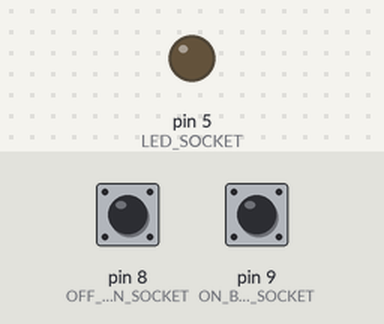
A sketch run on a simulated Arduino Uno, built with avr-gcc and run on an emulated ATmega328P. On the bench: output pins drawn as LEDs (lit = HIGH). Inputs (shaded band) come from the test bench; at power-on: pin 9 (ON_BUTTON_SOCKET) HIGH, pin 8 (OFF_BUTTON_SOCKET) HIGH.

Above: at 1.2 s.
1.3 s: pin 9 (ON_BUTTON_SOCKET) pulled LOW for 0.15 s
At 1.9 s:
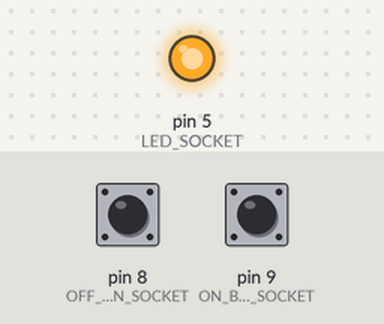
2.9 s: pin 8 (OFF_BUTTON_SOCKET) pulled LOW for 0.15 s
At 4.1 s:
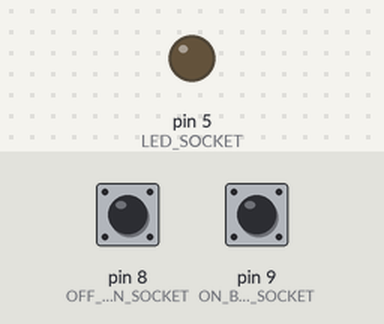
4.5 s: pin 9 (ON_BUTTON_SOCKET) pulled LOW for 1 s
At 5.5 s:
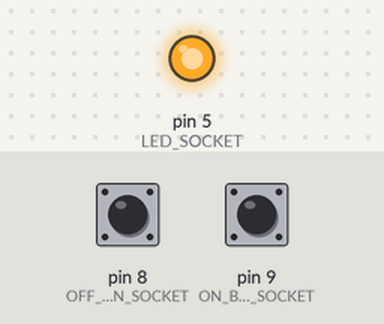
Timing chart, 0 to 7.5 s (numbered marks = the images above; inputs shaded):
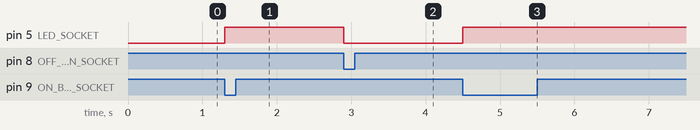

Measured:
- after the input at 1.3 s, pin 5 (LED_SOCKET): LOW → HIGH at once
- after the input at 2.9 s, pin 5 (LED_SOCKET): HIGH → LOW at once
- after the input at 4.5 s, pin 5 (LED_SOCKET): LOW → HIGH at once

The sketch:

push-switch.ino
```cpp
int LED_SOCKET = 5;
int ON_BUTTON_SOCKET = 9;
int OFF_BUTTON_SOCKET = 8;

void setup() {
  pinMode(LED_SOCKET, OUTPUT);
  pinMode(ON_BUTTON_SOCKET, INPUT_PULLUP);
  pinMode(OFF_BUTTON_SOCKET, INPUT_PULLUP);
}

void loop() {
  if (digitalRead(ON_BUTTON_SOCKET) == LOW) {
    digitalWrite(LED_SOCKET, HIGH);
  } else if (digitalRead(OFF_BUTTON_SOCKET) == LOW) {
    digitalWrite(LED_SOCKET, LOW);
  }
}
```
